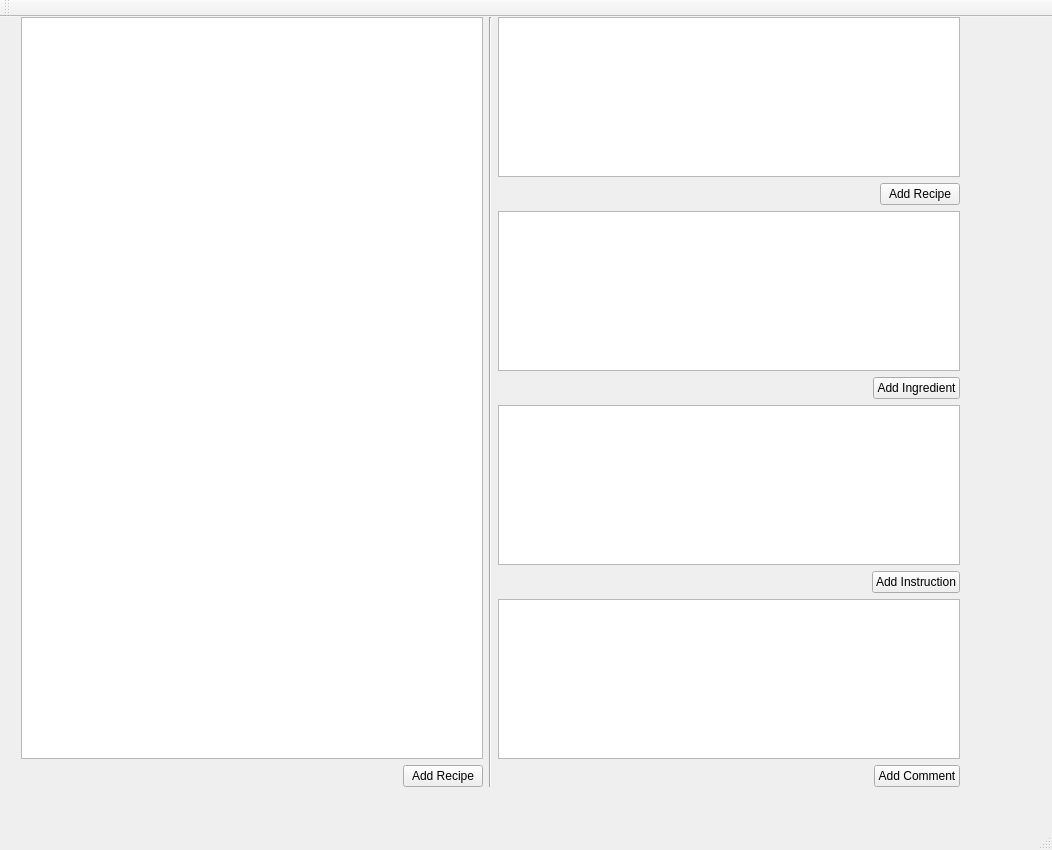
<?xml version="1.0" encoding="UTF-8"?>
<ui version="4.0">
 <class>MainWindowClass</class>
 <widget class="QMainWindow" name="MainWindowClass">
  <property name="geometry">
   <rect>
    <x>0</x>
    <y>0</y>
    <width>1052</width>
    <height>850</height>
   </rect>
  </property>
  <property name="windowTitle">
   <string>MainWindow</string>
  </property>
  <widget class="QWidget" name="centralWidget">
   <widget class="QWidget" name="horizontalLayoutWidget">
    <property name="geometry">
     <rect>
      <x>10</x>
      <y>0</y>
      <width>961</width>
      <height>781</height>
     </rect>
    </property>
    <layout class="QHBoxLayout" name="horizontalLayout" stretch="0,0,0">
     <property name="sizeConstraint">
      <enum>QLayout::SetNoConstraint</enum>
     </property>
     <property name="topMargin">
      <number>0</number>
     </property>
     <item>
      <layout class="QVBoxLayout" name="verticalLayout_3">
       <item>
        <widget class="QTableView" name="list_tableView"/>
       </item>
       <item>
        <layout class="QHBoxLayout" name="recipe_horizontalLayout_3">
         <item>
          <spacer name="horizontalSpacer_12">
           <property name="orientation">
            <enum>Qt::Horizontal</enum>
           </property>
           <property name="sizeHint" stdset="0">
            <size>
             <width>40</width>
             <height>20</height>
            </size>
           </property>
          </spacer>
         </item>
         <item>
          <widget class="QPushButton" name="add_recipe_Button">
           <property name="text">
            <string>Add Recipe</string>
           </property>
          </widget>
         </item>
        </layout>
       </item>
      </layout>
     </item>
     <item>
      <widget class="Line" name="line">
       <property name="orientation">
        <enum>Qt::Vertical</enum>
       </property>
      </widget>
     </item>
     <item>
      <layout class="QVBoxLayout" name="verticalLayout">
       <item>
        <widget class="QTableView" name="recipe_tableView"/>
       </item>
       <item>
        <layout class="QHBoxLayout" name="recipe_horizontalLayout">
         <item>
          <spacer name="horizontalSpacer_10">
           <property name="orientation">
            <enum>Qt::Horizontal</enum>
           </property>
           <property name="sizeHint" stdset="0">
            <size>
             <width>40</width>
             <height>20</height>
            </size>
           </property>
          </spacer>
         </item>
         <item>
          <widget class="QPushButton" name="recipe_Button">
           <property name="text">
            <string>Add Recipe</string>
           </property>
          </widget>
         </item>
        </layout>
       </item>
       <item>
        <widget class="QTableView" name="ingredients_tableView"/>
       </item>
       <item>
        <layout class="QHBoxLayout" name="ingredient_horizontalLayout">
         <item>
          <spacer name="horizontalSpacer_9">
           <property name="orientation">
            <enum>Qt::Horizontal</enum>
           </property>
           <property name="sizeHint" stdset="0">
            <size>
             <width>40</width>
             <height>20</height>
            </size>
           </property>
          </spacer>
         </item>
         <item>
          <widget class="QPushButton" name="pushButton_9">
           <property name="text">
            <string>Add Ingredient</string>
           </property>
          </widget>
         </item>
        </layout>
       </item>
       <item>
        <widget class="QTableView" name="instructions_tableView"/>
       </item>
       <item>
        <layout class="QHBoxLayout" name="instruction_horizontalLayout">
         <item>
          <spacer name="horizontalSpacer_8">
           <property name="orientation">
            <enum>Qt::Horizontal</enum>
           </property>
           <property name="sizeHint" stdset="0">
            <size>
             <width>40</width>
             <height>20</height>
            </size>
           </property>
          </spacer>
         </item>
         <item>
          <widget class="QPushButton" name="pushButton_8">
           <property name="text">
            <string>Add Instruction</string>
           </property>
          </widget>
         </item>
        </layout>
       </item>
       <item>
        <widget class="QTableView" name="comments_tableView"/>
       </item>
       <item>
        <layout class="QHBoxLayout" name="comment_horizontalLayout">
         <item>
          <spacer name="horizontalSpacer">
           <property name="orientation">
            <enum>Qt::Horizontal</enum>
           </property>
           <property name="sizeHint" stdset="0">
            <size>
             <width>40</width>
             <height>20</height>
            </size>
           </property>
          </spacer>
         </item>
         <item>
          <widget class="QPushButton" name="pushButton">
           <property name="text">
            <string>Add Comment</string>
           </property>
          </widget>
         </item>
        </layout>
       </item>
      </layout>
     </item>
    </layout>
   </widget>
  </widget>
  <widget class="QMenuBar" name="menuBar">
   <property name="geometry">
    <rect>
     <x>0</x>
     <y>0</y>
     <width>1052</width>
     <height>21</height>
    </rect>
   </property>
  </widget>
  <widget class="QToolBar" name="mainToolBar">
   <attribute name="toolBarArea">
    <enum>TopToolBarArea</enum>
   </attribute>
   <attribute name="toolBarBreak">
    <bool>false</bool>
   </attribute>
  </widget>
  <widget class="QStatusBar" name="statusBar"/>
 </widget>
 <layoutdefault spacing="6" margin="11"/>
 <resources>
  <include location="mainwindow.qrc"/>
 </resources>
 <connections/>
</ui>
